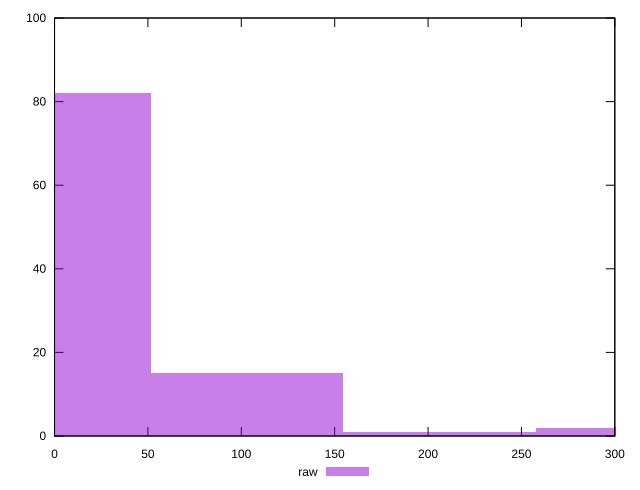

Recreate this plot in gnuplot.
reset

$raw <<EOF
0 82
103.0560645713526 15
309.1681937140578 2
206.1121291427052 1
EOF

set key outside below
set boxwidth 103.0560645713526
set xrange [0:300]
set yrange [0:100]
set trange [0:100]
set style fill transparent solid 0.5 noborder
set terminal svg size 640, 490 enhanced background rgb 'white'
set output "report_00009_2021-02-08T22-37-41.559Z/unminified-javascript/samples/pages/raw/histogram.svg"

plot $raw title "raw" with boxes

reset
